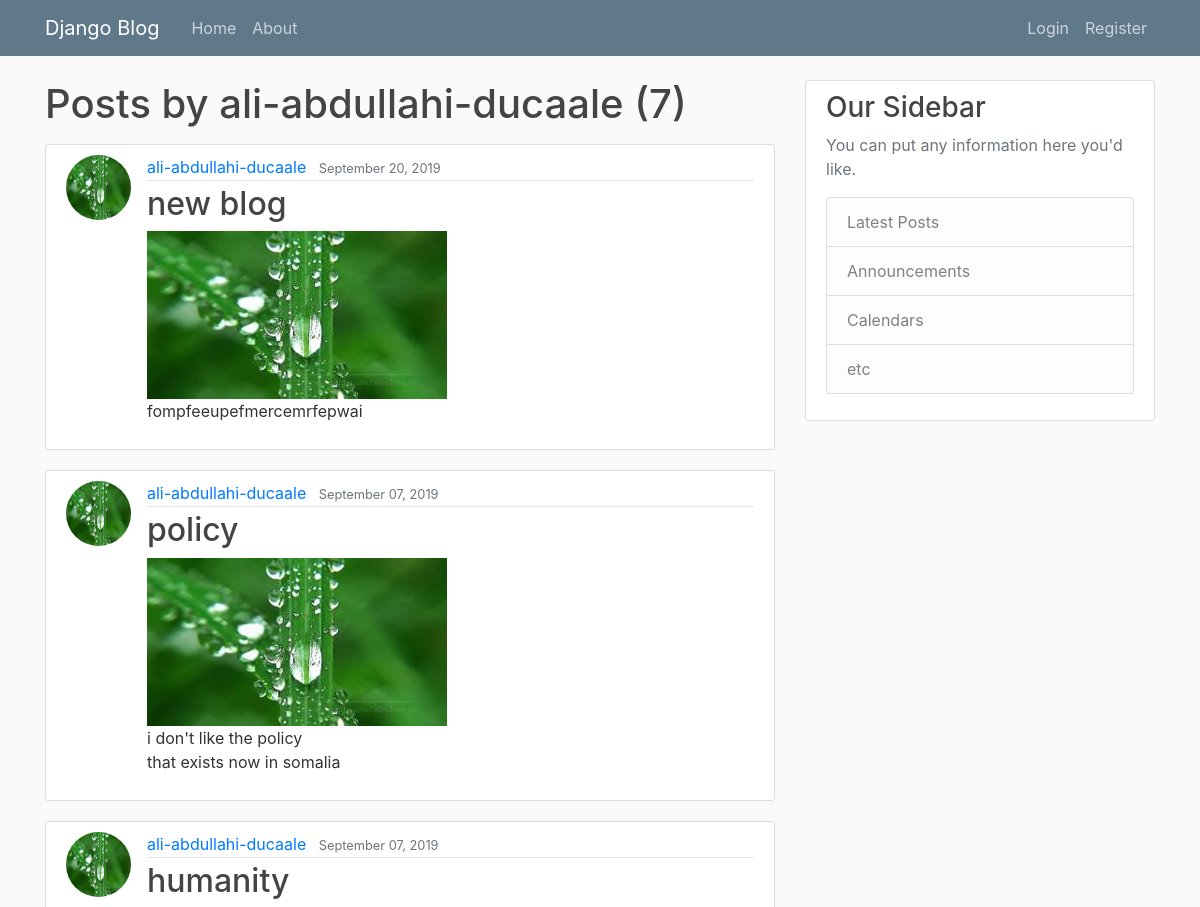
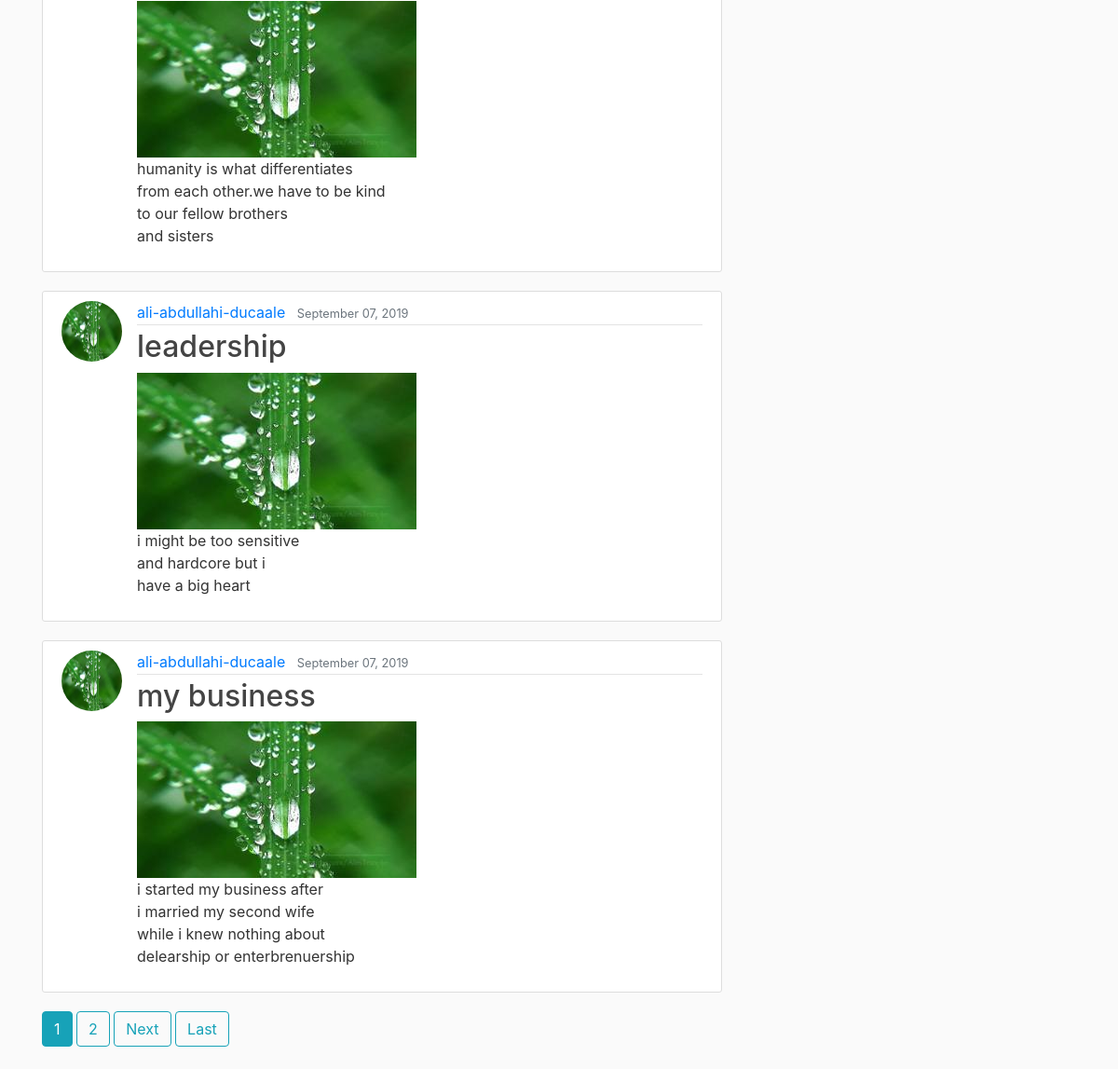
Page /user/ali-abdullahi-ducaale on the committed database (2 pictures, top to bottom).
### blog/models.py (models this page shows, shortened)
class Post(models.Model):
	title=models.CharField(max_length=100)
	content=models.TextField()
	date_posted=models.DateTimeField(default=timezone.now)
	author=models.ForeignKey(User,on_delete=models.CASCADE)
	image=models.ImageField(default='default.jpg',upload_to='post_media')

### users/models.py (models this page shows, shortened)
class Profile(models.Model):
	user=models.OneToOneField(User,on_delete=models.CASCADE)
	image=models.ImageField(default='default.jpg',upload_to='profile_pics')

### blog/views.py (the view)
# urls.py: path('user/<str:username>',UserPostListView.as_view(),name='user-posts' ),
class UserPostListView(ListView):
    model=Post
    template_name='blog/user_posts.html'  #<app>/<model>_<viewtype>.html
    context_object_name='posts'
    paginate_by=5
    def get_queryset(self):
        user=get_object_or_404(User,username=self.kwargs.get('username'))
        return Post.objects.filter(author=user).order_by('-date_posted')

### blog/templates/blog/user_posts.html (shortened to what this page needs)
{% extends 'blog/base.html' %}
{% block content %}
	<h1 class='mb-3'>Posts by {{ view.kwargs.username }} ({{ page_obj.paginator.count}})</h1>
	{% for post in posts %}
		<article class="media content-section">
		  <img class='rounded-circle article-img'src='{{ post.author.profile.image.url }}'>
		  <div class="media-body">
		    <div class="article-metadata">
		      <a class="mr-2" href="{% url 'user-posts' post.author.username %}">{{ post.author }}</a>
		      <small class="text-muted">{{ post.date_posted|date:'F d, Y' }}</small>
		    </div>
		    <h2><a class="article-title" href="{% url 'post-detail' post.id %}">{{ post.title }}</a></h2>
		    <img src="{{ post.image.url }}">
		    <p class="article-content">{{ post.content }}</p>
		  </div>
		</article>
	{% endfor %}
	{% if is_paginated %}
		{% for num in page_obj.paginator.page_range %}
			{% if page_obj.number == num %}
				<a class='btn btn-info mb-4' href='?page={{ num }}'>{{ num }}</a>
			{% elif num > page_obj.number|add:'-3' and  num < page_obj.number|add:'3' %}
				<a class='btn btn-outline-info mb-4' href='?page={{ num }}'>{{ num }}</a>
			{% endif %}
		{% endfor %}
		{% if page_obj.has_next %}
			<a class='btn btn-outline-info mb-4' href='?page={{ page_obj.next_page_number}}'>Next</a>
			<a class='btn btn-outline-info mb-4' href='?page={{ page_obj.paginator.num_pages }}'>Last</a>
		{% endif %}
	{% endif %}
{% endblock content %}

### blog/static/blog/main.css (style rules this page uses)
body { background: #fafafa; color: #333333; margin-top: 5rem; }
h1, h2, h3, h4, h5, h6 { color: #444444; }
.content-section { background: #ffffff; padding: 10px 20px; border: 1px solid #dddddd; border-radius: 3px; margin-bottom: 20px; }
.article-title { color: #444444; }
.article-content { white-space: pre-line; }
.article-img { height: 65px; width: 65px; margin-right: 16px; }
.article-metadata { padding-bottom: 1px; margin-bottom: 4px; border-bottom: 1px solid #e3e3e3 }

### rows in the picture
Post: author.profile.image (placeholder picture), author "ali-abdullahi-ducaale", date_posted "September 20, 2019", title "new blog", image (placeholder picture), content "fompfeeupefmercemrfepwai"
Post: author.profile.image (placeholder picture), author "ali-abdullahi-ducaale", date_posted "September 07, 2019", title "policy", image (placeholder picture), content "i don't like the policy that exists now in somalia"
Post: author.profile.image (placeholder picture), author "ali-abdullahi-ducaale", date_posted "September 07, 2019", title "humanity", image (placeholder picture), content "humanity is what differentiates from each other.we have to be kind to our fellow brothers and sisters"
Post: author.profile.image (placeholder picture), author "ali-abdullahi-ducaale", date_posted "September 07, 2019", title "leadership", image (placeholder picture), content "i might be too sensitive and hardcore but i have a big heart"
Post: author.profile.image (placeholder picture), author "ali-abdullahi-ducaale", date_posted "September 07, 2019", title "my business", image (placeholder picture), content "i started my business after i married my second wife while i knew nothing about delearship or enterbrenuership"

### other values in the picture
{{ view.kwargs.username }} "ali-abdullahi-ducaale"
{{ page_obj.paginator.count }} "7"
{{ num }} "1"
{{ num }} "2"
